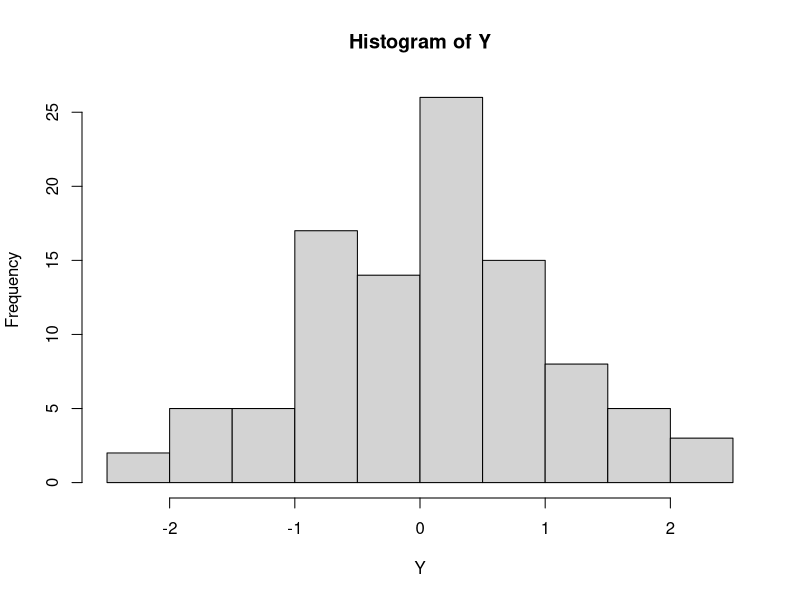

Reproduce this figure in R.
## ---- chunk 1
knitr::opts_chunk$set(echo = TRUE)
## ---- chunk 2
# sample of size 100
Y<- rnorm( 100)
hist( Y)
